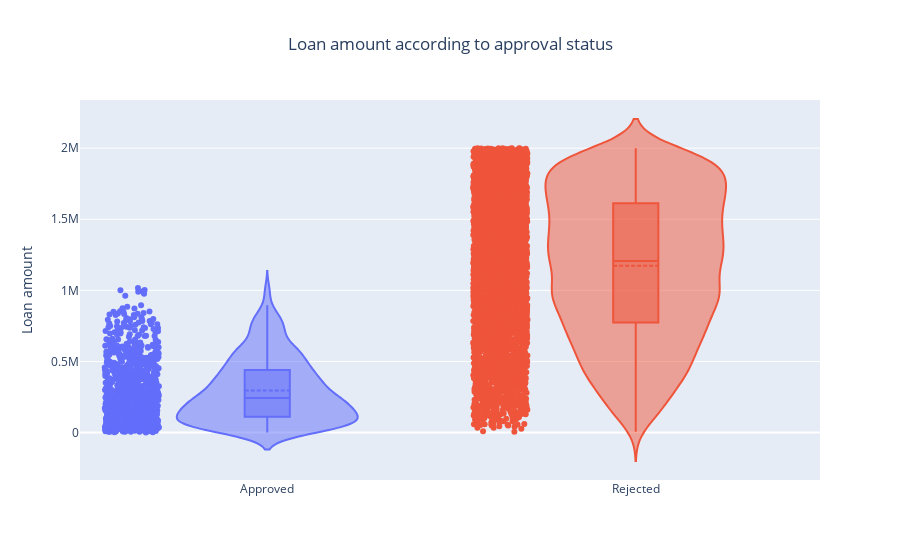

Source (notebook cell):
### Markdown cell above
### 3.5 Show the approval distributions

We use violon representations to show the distributions of the approved versus rejected applications projected on the loan amount dimension.
As a confirmation accepted applications are under the 1M limit and are concentrated on low amounts.

### Code cell
subplot_titles = ['Approved', 'Rejected']
select_decision_approval_status = [select_approved_decision, select_rejected_decision]
get_decision_value = [get_decision_amount, get_decision_amount]
fig = go.Figure()
for idx, approval in enumerate(select_decision_approval_status):
    fig.add_trace(go.Violin(y=datasink.query(approval)[get_decision_amount],
                            name=subplot_titles[idx],
                            box_visible=True,
                            meanline_visible=True,
                            points='all'
                            ))

fig.update_yaxes(title_text='Loan amount')

fig.update_layout(
    barmode='stack', 
    showlegend=False,
    title={'text': f"Loan amount according to approval status",
          'x':0.5,
          'xanchor': 'center'
    })

fig.show()

### Figure 1 — Plotly figure (JSON) as saved in the notebook; plotly's stock layout.template omitted (floating-point values rounded to 4 significant figures; data arrays with more than 128 entries replaced by an {"elided": "..."} marker saying what was removed)
{"data": [{"box": {"visible": true}, "meanline": {"visible": true}, "name": "Approved", "points": "all", "type": "violin", "y": {"elided": "936 int values"}}, {"box": {"visible": true}, "meanline": {"visible": true}, "name": "Rejected", "points": "all", "type": "violin", "y": {"elided": "4064 int values"}}], "layout": {"barmode": "stack", "showlegend": false, "title": {"text": "Loan amount according to approval status", "x": 0.5, "xanchor": "center"}, "yaxis": {"title": {"text": "Loan amount"}}}}
